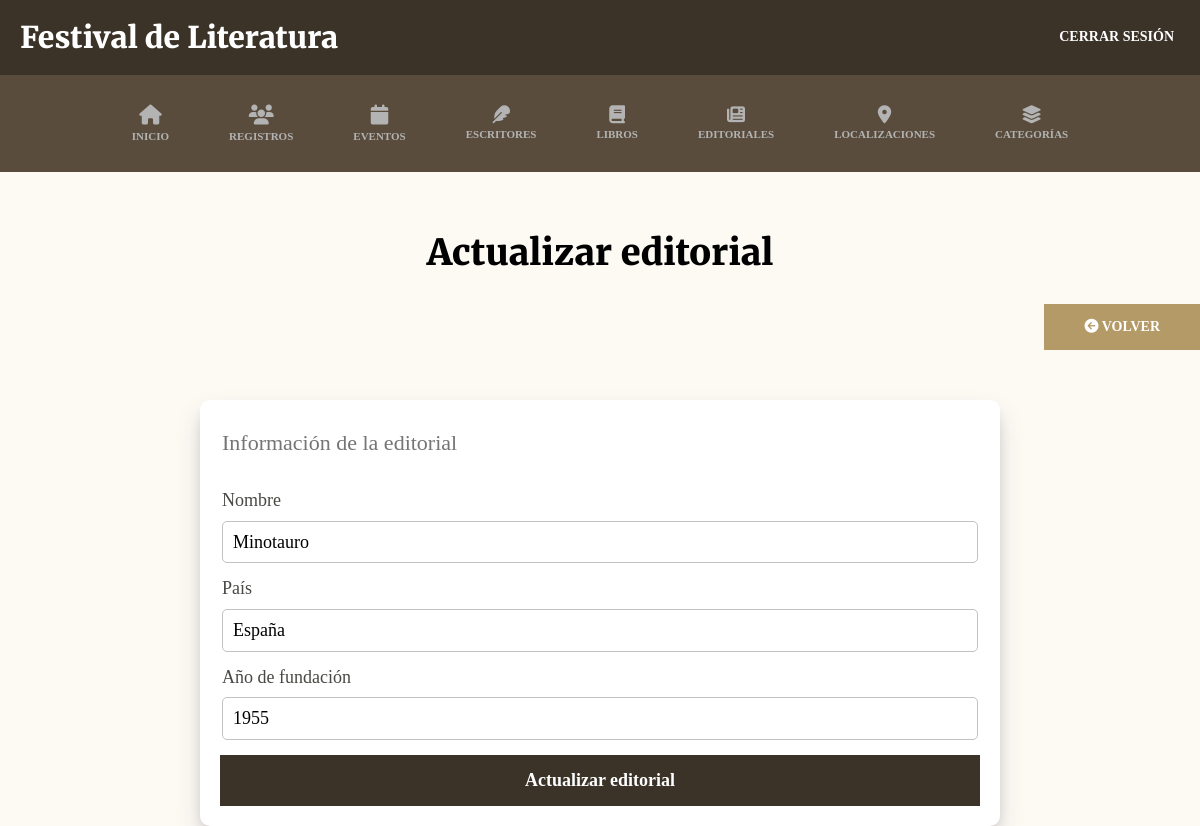
Screenshot of /admin/editoriales/editar?id=6 (signed in) with the database file from the repository.
### tables this page shows
CREATE TABLE editoriales (
  id_editorial   INT UNSIGNED  NOT NULL AUTO_INCREMENT,
  nombre         VARCHAR(150)  NOT NULL,
  pais           VARCHAR(100)  NOT NULL,
  anio_fundacion SMALLINT      NULL,   
  PRIMARY KEY (id_editorial),
  KEY idx_editoriales_nombre (nombre)
);

### controllers/EditorialesController.php (called while the page is built, shortened)
<?php
class EditorialesController {
    public static function editar(Router $router) {
        $alertas = [];
        $id = $_GET['id'];
        $id = filter_var($id, FILTER_VALIDATE_INT);
        $editorial = Editorial::find($id);
        $router->render('admin/editoriales/editar', [
            'titulo' => 'Actualizar editorial',
            'alertas' => $alertas,
            'editorial' => $editorial
        ]);
    }
}

### public/index.php (called while the page is built, shortened)
<?php
$router = new Router();
$router->get('/login', [AuthController::class, 'login']);
$router->post('/login', [AuthController::class, 'login']);
$router->post('/logout', [AuthController::class, 'logout']);
$router->get('/registro', [AuthController::class, 'registro']);
$router->post('/registro', [AuthController::class, 'registro']);
$router->get('/admin/dashboard', [DashboardController::class, 'index']);
$router->get('/admin/registros', [RegistrosController::class, 'index']);
$router->post('/admin/registros/eliminar', [RegistrosController::class, 'eliminar']);
$router->get('/admin/eventos', [EventosController::class, 'index']);
$router->get('/admin/eventos/crear', [EventosController::class, 'crear']);
$router->post('/admin/eventos/crear', [EventosController::class, 'crear']);
$router->get('/admin/eventos/editar', [EventosController::class, 'editar']);
$router->post('/admin/eventos/editar', [EventosController::class, 'editar']);
$router->post('/admin/eventos/eliminar', [EventosController::class, 'eliminar']);
$router->get('/admin/escritores', [EscritoresController::class, 'index']);
$router->get('/admin/escritores/crear', [EscritoresController::class, 'crear']);
$router->post('/admin/escritores/crear', [EscritoresController::class, 'crear']);
$router->get('/admin/escritores/editar', [EscritoresController::class, 'editar']);
$router->post('/admin/escritores/editar', [EscritoresController::class, 'editar']);
$router->post('/admin/escritores/eliminar', [EscritoresController::class, 'eliminar']);
$router->get('/admin/libros', [LibrosController::class, 'index']);
$router->get('/admin/libros/crear', [LibrosController::class, 'crear']);
$router->post('/admin/libros/crear', [LibrosController::class, 'crear']);
$router->get('/admin/libros/editar', [LibrosController::class, 'editar']);
$router->post('/admin/libros/editar', [LibrosController::class, 'editar']);
$router->post('/admin/libros/eliminar', [LibrosController::class, 'eliminar']);
$router->get('/admin/editoriales', [EditorialesController::class, 'index']);
$router->get('/admin/editoriales/crear', [EditorialesController::class, 'crear']);
$router->post('/admin/editoriales/crear', [EditorialesController::class, 'crear']);
$router->get('/admin/editoriales/editar', [EditorialesController::class, 'editar']);
$router->post('/admin/editoriales/editar', [EditorialesController::class, 'editar']);
$router->post('/admin/editoriales/eliminar', [EditorialesController::class, 'eliminar']);
$router->get('/admin/localizaciones', [LocalizacionesController::class, 'index']);
$router->get('/admin/localizaciones/crear', [LocalizacionesController::class, 'crear']);
$router->post('/admin/localizaciones/crear', [LocalizacionesController::class, 'crear']);
$router->get('/admin/localizaciones/editar', [LocalizacionesController::class, 'editar']);
$router->post('/admin/localizaciones/editar', [LocalizacionesController::class, 'editar']);
$router->post('/admin/localizaciones/eliminar', [LocalizacionesController::class, 'eliminar']);
$router->get('/admin/categorias', [CategoriasController::class, 'index']);
$router->get('/admin/categorias/crear', [CategoriasController::class, 'crear']);
$router->post('/admin/categorias/crear', [CategoriasController::class, 'crear']);
$router->get('/admin/categorias/editar', [CategoriasController::class, 'editar']);
$router->post('/admin/categorias/editar', [CategoriasController::class, 'editar']);
$router->post('/admin/categorias/eliminar', [CategoriasController::class, 'eliminar']);
$router->get('/', [PaginasController::class, 'index']);
$router->get('/festival', [PaginasController::class, 'festival']);
$router->get('/programa', [PaginasController::class, 'programa']);
$router->get('/localizaciones', [PaginasController::class, 'localizaciones']);
$router->get('/escritores', [PaginasController::class, 'escritores']);
$router->get('/entradas', [PaginasController::class, 'entradas']);
$router->post('/entradas', [PaginasController::class, 'entradas']);
$router->get('/404', [PaginasController::class, 'error']);
$router->get('/mis-entradas', [\Controllers\PaginasController::class, 'misEntradas']);
$router->post('/mis-entradas', [\Controllers\PaginasController::class, 'misEntradas']);
$router->comprobarRutas();

### models/ActiveRecord.php (called while the page is built, shortened)
<?php
class ActiveRecord {
    protected static $db;
    protected static $tabla = '';
    protected static $idColumn = 'id';
    public function __get(string $propiedad) {
        $metodo = 'get' . str_replace(' ', '', ucwords(str_replace('_', ' ', $propiedad)));
        if (method_exists($this, $metodo)) {
            return $this->$metodo();
        }
        return null;
    }
    public static function setDB($database) {
        self::$db = $database;
    }
    public static function consultarSQL($query) {
        $resultado = self::$db->query($query);
        $array = [];
        while ($registro = $resultado->fetch_assoc()) {
            $array[] = static::crearObjeto($registro);
        }
        return $array;
    }
    protected static function crearObjeto($registro) {
    $objeto = new static;
    foreach ($registro as $key => $value) {
        $v = $value;
        try {
            $prop = new \ReflectionProperty($objeto, $key);
            $type = $prop->getType();
            if ($type instanceof \ReflectionNamedType) {
                $typeName   = $type->getName();
                $allowsNull = $type->allowsNull();
                if ($typeName === 'int') {
                    if ($v === null) {
                        $v = $allowsNull ? null : 0;
                    } else {
                        $v = (int)$v;
                    }
                } elseif ($typeName === 'float') {
                    if ($v === null) {
                        $v = $allowsNull ? null : 0.0;
                    } else {
                        $v = (float)$v;
                    }
                } elseif ($typeName === 'string') {
                    if ($v === null && !$allowsNull) {
                        $v = '';
                    }
                }
            }
        } catch (\ReflectionException $e) {
        }
        $objeto->$key = $v;
    }
    return $objeto;
}
    public static function find(int|string $id): ?static
    {
        $pk = static::$idColumn;
        $idEsc = self::$db->escape_string((string) $id);
        $query = "SELECT * FROM " . static::$tabla . " WHERE {$pk} = '{$idEsc}' LIMIT 1";
        $resultado = self::consultarSQL($query);
        return array_shift($resultado) ?: null;
    }
}

### models/Editorial.php (called while the page is built, shortened)
<?php
class Editorial extends ActiveRecord {
    protected string $nombre = '';
    protected string $pais = '';
    protected ?int $anio_fundacion = null;
    public function __construct($args = [])
    {
        $this->nombre = trim($args['nombre'] ?? '');
        $this->pais   = trim($args['pais'] ?? '');
        $this->anio_fundacion = $args['anio_fundacion'] ?? null;
    }
    public function getNombre(): string {
        return $this->nombre;
    }
    public function getPais(): string {
        return $this->pais;
    }
    public function getAnioFundacion(): ?int {
        return $this->anio_fundacion;
    }
}

### views/admin/editoriales/formulario.php (the view)
<fieldset class="formulario__fieldset">
    <legend class="formulario__legend">Información de la editorial</legend>
    <div class="formulario__campo">
        <label for="nombre" class="formulario__label">Nombre</label>
        <input
            type="text"
            class="formulario__input"
            id="nombre"
            name="nombre"
            placeholder="Nombre de la categoría"
            value="<?php echo $editorial->nombre ?? ''; ?>"
        >
    </div>
    <div class="formulario__campo">
        <label for="pais" class="formulario__label">País</label>
        <input
            type="text"
            class="formulario__input"
            id="pais"
            name="pais"
            placeholder="País de origen"
            value="<?php echo $editorial->pais ?? ''; ?>"
        >
    </div>
    <div class="formulario__campo">
        <label for="anio_fundacion" class="formulario__label">Año de fundación</label>
        <input
            type="number"
            class="formulario__input"
            id="anio_fundacion"
            name="anio_fundacion"
            placeholder="Ejemplo: 1985"
            min="1000"
            max="<?php echo date('Y'); ?>"
            value="<?php echo $editorial->anio_fundacion ?? ''; ?>"
        >
    </div>
</fieldset>

### public/build/css/app.css (style rules this page uses)
html { line-height: 1.15; -webkit-text-size-adjust: 100%; }
body { margin: 0; }
button, input, optgroup, select, textarea { font-family: inherit; font-size: 100%; line-height: 1.15; margin: 0; }
button, input { overflow: visible; }
fieldset { padding: 0.35em 0.75em 0.625em; }
legend { box-sizing: border-box; color: inherit; display: table; max-width: 100%; padding: 0; white-space: normal; }
html { font-size: 62.5%; box-sizing: border-box; background-color: #fdfaf4; height: 100%; }
*, *:before, *:after { box-sizing: inherit; }
body { font-family: serif; font-size: 1.8rem; }
.formulario__fieldset { border: none; margin-top: 1rem; padding: 0; }
.formulario__legend { color: #757575; font-size: 2.2rem; margin-bottom: 2rem; }
.formulario__campo { display: flex; flex-direction: column; gap: 1rem; margin: 1.5rem 0; }
.formulario__label { display: block; font-size: 1.8rem; color: rgba(26, 27, 21, 0.8); }
.formulario__input, .formulario__select { padding: 1rem; border: 1px solid #c2c2c2; border-radius: 0.5rem; }
.dashboard { height: 100%; display: flex; flex-direction: column; }

### rows the page displays
editoriales: nombre "Minotauro", pais "España", anio_fundacion "1955"

### other values shown
$titulo "Actualizar editorial"
